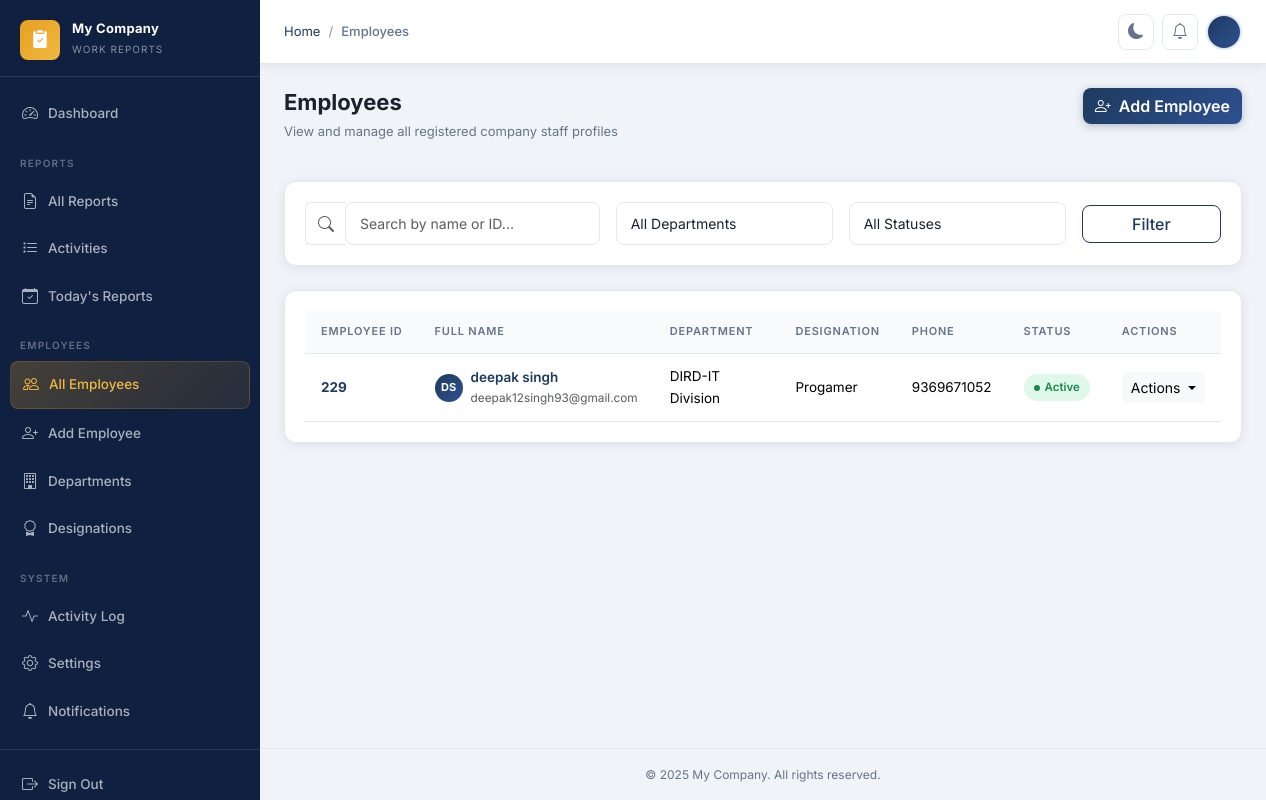
/employees/ (signed in), run on an earlier commit of the app's database.
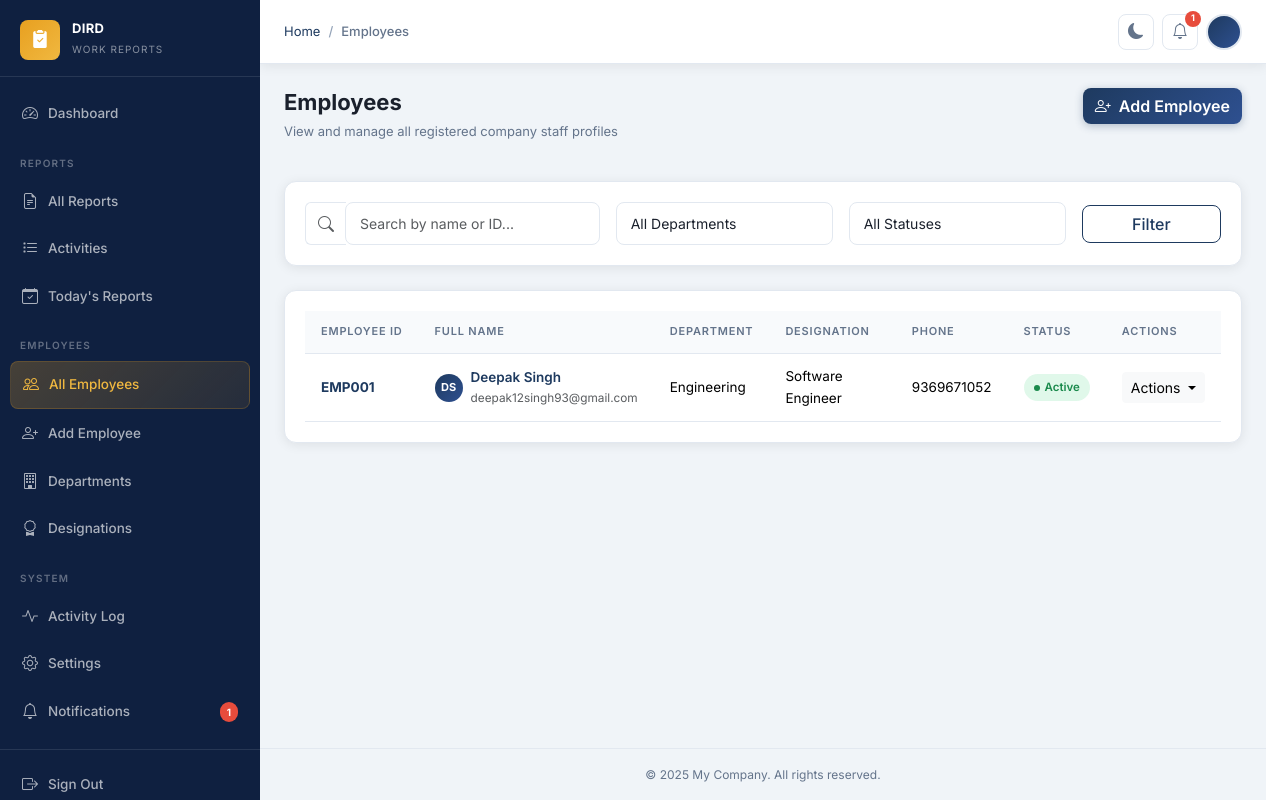
And on a later commit of the database.
### apps/core/models.py (models this page shows, shortened)
class CompanySettings(models.Model):
    company_name = models.CharField(max_length=200, default='My Company')
    company_logo = models.ImageField(upload_to='company/', null=True, blank=True)
    timezone = models.CharField(max_length=100, default='Asia/Kolkata')
    date_format = models.CharField(
        max_length=30,
        default='%d %B %Y',
        help_text='Python strftime format string',
    )
    submission_deadline = models.TimeField(
        default='23:59',
        help_text='Daily report submission deadline (HH:MM)',
    )
    footer_text = models.CharField(
        max_length=300,
        default='© 2025 My Company. All rights reserved.',
    )
    theme = models.CharField(
        max_length=10,
        choices=[('light', 'Light'), ('dark', 'Dark')],
        default='light',
    )
    updated_at = models.DateTimeField(auto_now=True)
    class Meta:
        verbose_name = 'Company Settings'
        verbose_name_plural = 'Company Settings'
    @classmethod
    def get_settings(cls) -> 'CompanySettings':
        obj, _ = cls.objects.get_or_create(pk=1)
        return obj

### apps/employees/models.py (models this page shows, shortened)
class EmployeeProfile(models.Model):
    user = models.OneToOneField(
        User,
        on_delete=models.CASCADE,
        related_name='employee_profile',
    )
    department = models.ForeignKey(
        Department,
        on_delete=models.SET_NULL,
        null=True,
        blank=True,
        related_name='employee_profiles',
    )
    designation = models.ForeignKey(
        Designation,
        on_delete=models.SET_NULL,
        null=True,
        blank=True,
        related_name='employee_profiles',
    )
    employee_id = models.CharField(max_length=20, unique=True, blank=True)
    phone = models.CharField(max_length=20, blank=True)
    avatar = models.ImageField(upload_to='avatars/', null=True, blank=True)
    date_of_joining = models.DateField(null=True, blank=True)
    is_active = models.BooleanField(default=True)
    created_at = models.DateTimeField(auto_now_add=True)
    updated_at = models.DateTimeField(auto_now=True)
    class Meta:
        ordering = ['user__first_name', 'user__last_name']
        verbose_name = 'Employee Profile'
        verbose_name_plural = 'Employee Profiles'
    @property
    def full_name(self) -> str:
        return self.user.get_full_name() or self.user.username

class Department(models.Model):
    name = models.CharField(max_length=100, unique=True)
    description = models.TextField(blank=True)
    is_active = models.BooleanField(default=True)
    created_at = models.DateTimeField(auto_now_add=True)
    updated_at = models.DateTimeField(auto_now=True)
    class Meta:
        ordering = ['name']
        verbose_name = 'Department'
        verbose_name_plural = 'Departments'

class Designation(models.Model):
    name = models.CharField(max_length=100)
    department = models.ForeignKey(
        Department,
        on_delete=models.CASCADE,
        related_name='designations',
    )
    is_active = models.BooleanField(default=True)
    created_at = models.DateTimeField(auto_now_add=True)
    updated_at = models.DateTimeField(auto_now=True)
    class Meta:
        ordering = ['name']
        unique_together = [('name', 'department')]
        verbose_name = 'Designation'
        verbose_name_plural = 'Designations'

### apps/employees/views.py (the view)
# urls.py: path('', views.EmployeeListView.as_view(), name='employee_list'),
class EmployeeListView(AdminRequiredMixin, ListView):
    model = EmployeeProfile
    template_name = 'employees/employee_list.html'
    context_object_name = 'employees'
    paginate_by = 20
    def get_queryset(self):
        qs = EmployeeProfile.objects.select_related('user', 'department', 'designation')
        q = self.request.GET.get('q', '')
        dept = self.request.GET.get('department', '')
        status = self.request.GET.get('status', '')
        if q:
            qs = qs.filter(
                user__first_name__icontains=q
            ) | qs.filter(user__last_name__icontains=q) | qs.filter(employee_id__icontains=q)
        if dept:
            qs = qs.filter(department_id=dept)
        if status == 'active':
            qs = qs.filter(is_active=True)
        elif status == 'inactive':
            qs = qs.filter(is_active=False)
        return qs.distinct()
    def get_context_data(self, **kwargs):
        ctx = super().get_context_data(**kwargs)
        ctx['departments'] = Department.objects.filter(is_active=True)
        ctx['search_query'] = self.request.GET.get('q', '')
        ctx['selected_dept'] = self.request.GET.get('department', '')
        ctx['selected_status'] = self.request.GET.get('status', '')
        return ctx

### apps/core/context_processors.py (called while the page is built)
def company_settings(request) -> dict:
    settings_obj = CompanySettings.get_settings()
    return {'company_settings': settings_obj}

### apps/core/mixins.py (called while the page is built)
    def dispatch(self, request, *args, **kwargs):
        if not request.user.is_authenticated:
            return self.handle_no_permission()
        if not request.user.is_staff:
            messages.error(request, 'You do not have permission to access this page.')
            return redirect('dashboard:index')
        return super().dispatch(request, *args, **kwargs)

### apps/notifications/context_processors.py (called while the page is built)
def notifications_count(request) -> dict:
    if request.user.is_authenticated:
        count = request.user.notifications.filter(is_read=False).count()
    else:
        count = 0
    return {'unread_notifications_count': count}

### templates/employees/employee_list.html (shortened to what the changed rows need)
{% extends 'base.html' %}
{% block content %}
<div class="page-header">
  <div>
    <h1 class="page-title">Employees</h1>
  </div>
</div>
<div class="card border-0 rounded-custom shadow-sm mb-4 bg-surface">
</div>
<div class="card border-0 rounded-custom shadow-sm bg-surface">
  <div class="card-body p-0">
    {% if employees %}
      <div class="table-responsive">
        <table class="table table-hover align-middle mb-0">
          <thead>
            <tr>
              <th>Employee ID</th>
              <th>Full Name</th>
              <th>Department</th>
              <th>Designation</th>
              <th>Phone</th>
              <th>Status</th>
              <th>Actions</th>
            </tr>
          </thead>
          <tbody>
            {% for emp in employees %}
              <tr>
                <td><strong class="text-primary-custom">{{ emp.employee_id }}</strong></td>
                <td>
                  <div class="d-flex align-items-center gap-2">
                    <div class="avatar-circle sm">
                      {% if emp.avatar %}
                        <img src="{{ emp.avatar.url }}" alt="" />
                      {% else %}
                        {{ emp.user.first_name|first|upper }}{{ emp.user.last_name|first|upper }}
                      {% endif %}
                    </div>
                    <div>
                      <a href="{% url 'employees:employee_detail' emp.pk %}" class="text-decoration-none fw-600 text-primary-custom">{{ emp.full_name }}</a>
                      <span class="d-block text-muted small">{{ emp.user.email }}</span>
                    </div>
                  </div>
                </td>
                <td>{{ emp.department.name|default:"Unassigned" }}</td>
                <td>{{ emp.designation.name|default:"Unassigned" }}</td>
                <td>{{ emp.phone|default:"—" }}</td>
                <td>
                  {% if emp.is_active %}
                    <span class="status-pill badge-active text-success">Active</span>
                  {% else %}
                    <span class="status-pill badge-inactive text-danger">Inactive</span>
                  {% endif %}
                </td>
                <td>
                  <div class="dropdown">
                    <button class="btn btn-light btn-sm dropdown-toggle" type="button" data-bs-toggle="dropdown" aria-expanded="false">
                      Actions
                    </button>
                  </div>
                </td>
              </tr>
            {% endfor %}
          </tbody>
        </table>
      </div>
    {% else %}
      <div class="empty-state">
        <i class="bi bi-people-fill empty-state-icon"></i>
        <h3 class="empty-state-title">No Employees Found</h3>
        <p class="empty-state-text">No employee profiles match your search criteria. Create one using the button above.</p>
      </div>
    {% endif %}
  </div>
</div>
{% endblock %}

### templates/base.html (shortened to what the changed rows need)
{% load static %}
<!DOCTYPE html>
<html lang="en" data-theme="light">
<head>
  <link rel="stylesheet" href="https://cdn.jsdelivr.net/npm/bootstrap@5.3.3/dist/css/bootstrap.min.css" />
  <link rel="stylesheet" href="https://cdn.jsdelivr.net/npm/bootstrap-icons@1.11.3/font/bootstrap-icons.min.css" />
  <link rel="stylesheet" href="{% static 'css/style.css' %}?v=2" />
</head>
<body>
<div class="layout">
  <aside class="sidebar" id="sidebar">
    <a class="sidebar-brand" href="{% url 'dashboard:index' %}">
      <div class="sidebar-brand-text">
        <span class="sidebar-brand-name">{{ company_settings.company_name }}</span>
        <span class="sidebar-brand-sub">Work Reports</span>
      </div>
    </a>
    <nav class="sidebar-nav">
      <div class="nav-item">
        <a href="{% url 'notifications:notification_list' %}" class="nav-link {% if 'notifications' in request.path %}active{% endif %}">
          <i class="bi bi-bell"></i> Notifications
          {% if unread_notifications_count > 0 %}
          <span class="nav-badge">{{ unread_notifications_count }}</span>
          {% endif %}
        </a>
      </div>
    </nav>
  </aside>
  <div class="main-content">
    <header class="topbar">
      <div class="breadcrumb-wrapper">
      </div>
      <div class="topbar-actions">
        <a href="{% url 'notifications:notification_list' %}" class="topbar-btn" title="Notifications">
          <i class="bi bi-bell"></i>
          {% if unread_notifications_count > 0 %}
          <span class="notif-badge" id="notif-badge">{{ unread_notifications_count }}</span>
          {% endif %}
        </a>
      </div>
    </header>
    <div class="toast-container position-fixed top-0 end-0 p-3" style="z-index:9998;">
    </div>
    <main class="page-content">
      {% block content %}{% endblock %}
    </main>
    <footer class="py-3 px-4 text-center" style="border-top:1px solid var(--border);font-size:12px;color:var(--text-muted);">
      {{ company_settings.footer_text }}
    </footer>
  </div>
</div>
</body>
</html>

What changed in the data, as far as the page shows it:
changed CompanySettings: company_name "My Company" → "DIRD"
changed EmployeeProfile "deepak12singh93@gmail.com": employee_id "229" → "EMP001"; full_name "deepak singh" → "Deepak Singh"; department.name "DIRD-IT Division" → "Engineering"; designation.name "Progamer" → "Software Engineer"
Also different on the page:
{{ unread_notifications_count }}: (not shown) → "1"
